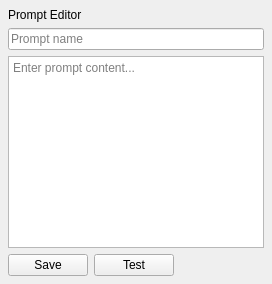
<?xml version="1.0" encoding="UTF-8"?>
<ui version="4.0">
 <class>PromptEditorPanel</class>
 <widget class="QWidget" name="PromptEditorPanel">
  <layout class="QVBoxLayout" name="mainLayout">
   <property name="leftMargin"><number>8</number></property>
   <property name="topMargin"><number>8</number></property>
   <property name="rightMargin"><number>8</number></property>
   <property name="bottomMargin"><number>8</number></property>
   <property name="spacing"><number>6</number></property>
   <item>
    <widget class="QLabel" name="titleLabel">
     <property name="text"><string>Prompt Editor</string></property>
    </widget>
   </item>
   <item>
    <widget class="QLineEdit" name="nameEdit">
     <property name="placeholderText"><string>Prompt name</string></property>
    </widget>
   </item>
   <item>
    <widget class="QTextEdit" name="contentEdit">
     <property name="placeholderText"><string>Enter prompt content...</string></property>
    </widget>
   </item>
   <item>
    <layout class="QHBoxLayout" name="buttonLayout">
     <item>
      <widget class="QPushButton" name="saveButton">
       <property name="text"><string>Save</string></property>
      </widget>
     </item>
     <item>
      <widget class="QPushButton" name="testButton">
       <property name="text"><string>Test</string></property>
      </widget>
     </item>
     <item>
      <spacer name="horizontalSpacer">
       <property name="orientation"><enum>Qt::Orientation::Horizontal</enum></property>
       <property name="sizeHint" stdset="0">
        <size><width>40</width><height>20</height></size>
       </property>
      </spacer>
     </item>
    </layout>
   </item>
  </layout>
 </widget>
 <layoutdefault spacing="6" margin="11"/>
 <resources/>
 <connections/>
</ui>
